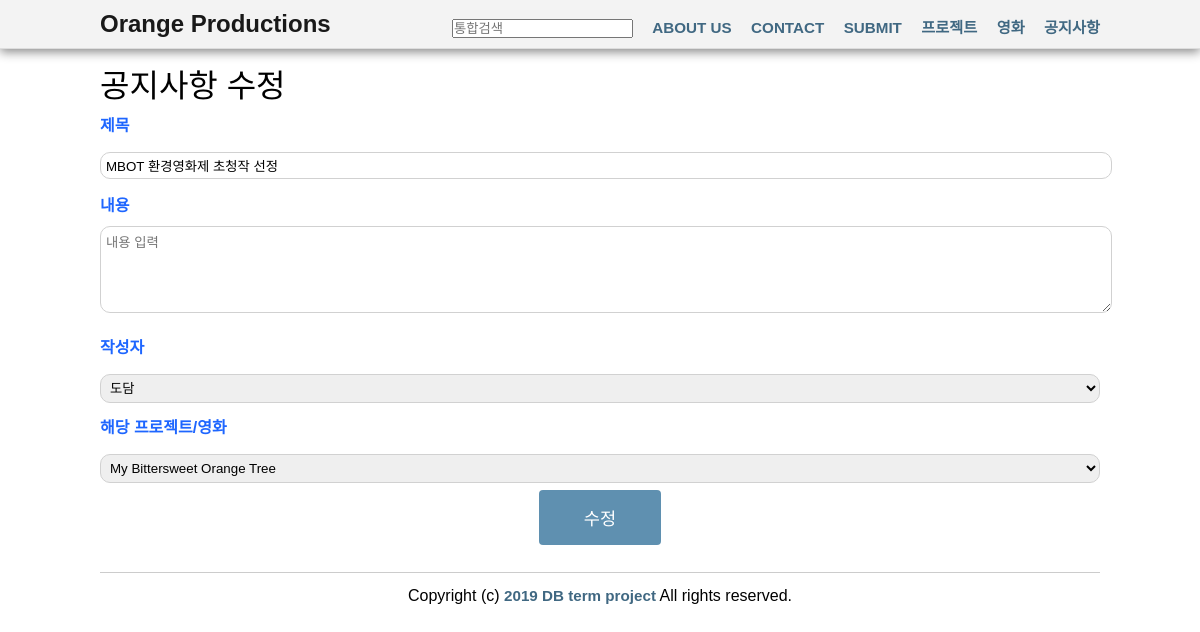
The page /orange-productions/notice_form.php?notice_no=1 on the database its author committed.
### tables this page shows
CREATE TABLE `notice` (
  `notice_no` int(10) NOT NULL AUTO_INCREMENT,
  `title` varchar(30) NOT NULL,
  `content` text NOT NULL,
  `emp_id` int(10) NOT NULL,
  `project_id` int(10) NOT NULL,
  `added_date` datetime NOT NULL,
  PRIMARY KEY (`notice_no`),
  KEY `emp_id` (`emp_id`),
  KEY `project_id` (`project_id`),
  CONSTRAINT `notice_ibfk_1` FOREIGN KEY (`emp_id`) REFERENCES `employee` (`emp_id`),
  CONSTRAINT `notice_ibfk_2` FOREIGN KEY (`project_id`) REFERENCES `project` (`project_id`)
);

### orange-productions/notice_form.php (the view, shortened to what this page needs)
<?
include "header.php";
include "config.php";
$conn = dbconnect($host, $dbid, $dbpass, $dbname);
$mode = "입력";
$action = "notice_insert.php";
$notice_no = $_GET["notice_no"];
$query =  "select * from notice natural join employee natural join project where notice_no = $notice_no";
$res = mysqli_query($conn, $query);
$notice  = mysqli_fetch_array($res);
if (array_key_exists("notice_no", $_GET)) {
    $notice_no = $_GET["notice_no"];
    $query =  "select * from notice natural join employee natural join project where notice_no = $notice_no";
    $res = mysqli_query($conn, $query);
    $notice  = mysqli_fetch_array($res);
    $mode = "수정";
    $action = "notice_modify.php";
}
$employee = array();
$query = "select * from employee";
$res = mysqli_query($conn, $query);
while($row = mysqli_fetch_array($res)) {
    $employee[$row['emp_id']] = $row['emp_name'];
}
$project = array();
$query = "select * from project";
$res = mysqli_query($conn, $query);
while($row = mysqli_fetch_array($res)) {
    $project[$row['project_id']] = $row['project_name'];
}
?>
    <div class="container">
        <form name="notice_form" action="<?=$action?>" method="post" class="fullwidth">
            <h3>공지사항 <?=$mode?></h3>
            <p>
                <label for="title">제목</label>
                <input type="text" placeholder="제목 입력" id="title" name="title" value="<?=$notice ['title']?>"/>
            </p>
	        <p>
	            <label for="content">내용</label>
	            <textarea id="content" placeholder="내용 입력" name="content" rows="5"><?= $project['content'] ?></textarea>
	        </p>
	        <p>
                <label for="emp_id">작성자</label>
                <select name="emp_id" id="emp_id">
                    <?
                        foreach($employee as $id => $name) {
                            if($id == $notice ['emp_id']){
                                echo "<option value='{$id}' selected>{$name}</option>";
                            } else {
                                echo "<option value='{$id}'>{$name}</option>";
                            }
                        }
                    ?>
                </select>
            </p>
			<p>
                <label for="project_id">해당 프로젝트/영화</label>
                <select name="project_id" id="project_id">
                    <?
                        foreach($project as $id => $name) {
                            if($id == $notice ['project_id']){
                                echo "<option value='{$id}' selected>{$name}</option>";
                            } else {
                                echo "<option value='{$id}'>{$name}</option>";
                            }
                        }
                    ?>
                </select>
            </p>
            <p align="center"><button class="button primary large" onclick="javascript:return validate();"><?=$mode?></button></p>
        </form>
    </div>
<? include("footer.php") ?>

### orange-productions/styles.css (style rules this page uses)
body { margin-top: 60px; }
.container { width: 1000px; margin: 0 auto; }
* { margin: 0; padding: 0; font-family: "Nanum Gothic", sans-serif; }
h1, h2, h3, h4, h5, h6 { font-weight: 500; }
h3 { font-size: 2em; }
p { line-height: 2.5em; }
label { font-weight: 700; color: #1e66ff; }
.button { border: 0; border-radius: 4px; cursor: pointer; margin:2px 0px 2px 0px; }
.button.large { padding: 15px 45px; font-size: 1.1em; }
.button.primary { color: #FFF; background: #5f90b0; }
.fullwidth input[type='text'], input[type='number'], textarea, select { border: 1px solid #d1d1d1; border-radius: 10px; padding: 5px; width: 100% }

### rows shown on the page
notice: title "MBOT 환경영화제 초청작 선정", emp_id "도담", project_id "My Bittersweet Orange Tree"

### other values the page prints
$mode "수정"
